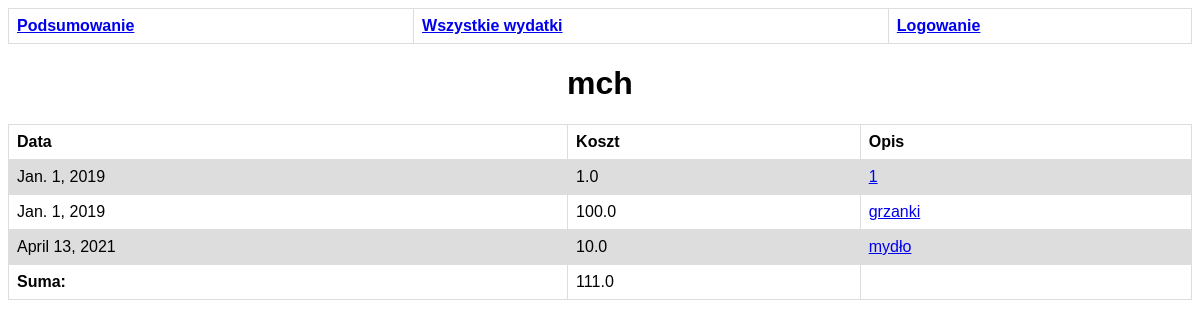
The app's page /user/mch/ with its own data.
### rozliczenie/models.py (models this page shows, shortened)
class Expense(models.Model):
    description = models.CharField(max_length=200)
    price = models.FloatField()
    pub_date = models.DateField()
    user_id = models.ForeignKey(User, on_delete=models.CASCADE)

### rozliczenie/views.py (the view)
# urls.py: path('user/<str:user_id>/', views.user_detail, name='user_detail'),
def user_detail(request, user_id):
    user = get_object_or_404(User, username=user_id)
    expense_list = Expense.objects.filter(user_id=user.id)
    total = sum(expense.price for expense in expense_list)
    return render(request, 'user.html', {'user_': user ,'expense_list': expense_list, 'total': total})

### rozliczenie/templates/user.html
{% extends 'base.html' %}
{% load static %}
{% block content %}
<h1>{{user_.username}}</h1>
{% if expense_list %}
    <table>
        <tr>
            <th>Data</th>
            <th>Koszt</th>
            <th>Opis</th>
        </tr>
        {% for expense in expense_list %}
        <tr>
            <td>{{expense.pub_date}}</td>
            <td>{{expense.price}}</td>
            <td><a href="{% url 'expense_detail' expense.id %}">{{expense.description}}</a></td>
        </tr>
        {% endfor %}
        <tr>
            <td><b>Suma:</b></td>
            <td>{{total}}</td>
            <td></td>
        </tr>
    </table>
{% else %}
<h2>Nie znaleziono wydatków dla danego użytkownika</h2>
{% endif %}
{% endblock %}

### rozliczenie/static/style.css (style rules this page uses)
table { font-family: arial, sans-serif; border-collapse: collapse; width: 100%; }
td, th { border: 1px solid #dddddd; text-align: left; padding: 8px; }
tr:nth-child(even) { background-color: #dddddd; }
h1 { text-align: center; font-family: arial; }

### records on screen
Expense: pub_date "Jan. 1, 2019", price "1.0", description "1"
Expense: pub_date "Jan. 1, 2019", price "100.0", description "grzanki"
Expense: pub_date "April 13, 2021", price "10.0", description "mydło"

### other values on screen
{{ user_.username }} "mch"
{{ total }} "111.0"
